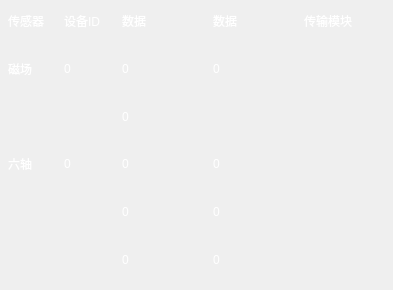
     <widget class="QWidget" name="page_4">
      <widget class="QWidget" name="layoutWidget_2">
       <property name="geometry">
        <rect>
         <x>8</x>
         <y>0</y>
         <width>376</width>
         <height>281</height>
        </rect>
       </property>
       <layout class="QGridLayout" name="gridLayout_4">
        <item row="2" column="2">
         <widget class="QLabel" name="mag_vl_y">
          <property name="styleSheet">
           <string notr="true">color: rgb(255, 255, 255);
font: 12pt &quot;Ubuntu&quot;;</string>
          </property>
          <property name="text">
           <string>0</string>
          </property>
         </widget>
        </item>
        <item row="0" column="0">
         <widget class="QLabel" name="label_57">
          <property name="maximumSize">
           <size>
            <width>50</width>
            <height>16777215</height>
           </size>
          </property>
          <property name="styleSheet">
           <string notr="true">color: rgb(255, 255, 255);
font: 12pt &quot;Ubuntu&quot;;</string>
          </property>
          <property name="text">
           <string>传感器</string>
          </property>
         </widget>
        </item>
        <item row="0" column="2">
         <widget class="QLabel" name="label_59">
          <property name="minimumSize">
           <size>
            <width>85</width>
            <height>0</height>
           </size>
          </property>
          <property name="maximumSize">
           <size>
            <width>16777215</width>
            <height>16777215</height>
           </size>
          </property>
          <property name="styleSheet">
           <string notr="true">color: rgb(255, 255, 255);
font: 12pt &quot;Ubuntu&quot;;</string>
          </property>
          <property name="text">
           <string>数据</string>
          </property>
         </widget>
        </item>
        <item row="5" column="2">
         <widget class="QLabel" name="six_vl_az">
          <property name="styleSheet">
           <string notr="true">color: rgb(255, 255, 255);
font: 12pt &quot;Ubuntu&quot;;</string>
          </property>
          <property name="text">
           <string>0</string>
          </property>
         </widget>
        </item>
        <item row="3" column="1">
         <widget class="QLabel" name="six_id">
          <property name="styleSheet">
           <string notr="true">color: rgb(255, 255, 255);
font: 12pt &quot;Ubuntu&quot;;</string>
          </property>
          <property name="text">
           <string>0</string>
          </property>
         </widget>
        </item>
        <item row="4" column="2">
         <widget class="QLabel" name="six_vl_ay">
          <property name="styleSheet">
           <string notr="true">color: rgb(255, 255, 255);
font: 12pt &quot;Ubuntu&quot;;</string>
          </property>
          <property name="text">
           <string>0</string>
          </property>
         </widget>
        </item>
        <item row="0" column="4">
         <widget class="QLabel" name="label_60">
          <property name="minimumSize">
           <size>
            <width>80</width>
            <height>0</height>
           </size>
          </property>
          <property name="maximumSize">
           <size>
            <width>16777215</width>
            <height>80</height>
           </size>
          </property>
          <property name="styleSheet">
           <string notr="true">color: rgb(255, 255, 255);
font: 12pt &quot;Ubuntu&quot;;</string>
          </property>
          <property name="text">
           <string>传输模块</string>
          </property>
         </widget>
        </item>
        <item row="3" column="4">
         <widget class="QLabel" name="six_tp">
          <property name="styleSheet">
           <string notr="true">color: rgb(255, 255, 255);
font: 12pt &quot;Ubuntu&quot;;</string>
          </property>
          <property name="text">
           <string/>
          </property>
         </widget>
        </item>
        <item row="3" column="0">
         <widget class="QLabel" name="label_69">
          <property name="styleSheet">
           <string notr="true">color: rgb(255, 255, 255);
font: 12pt &quot;Ubuntu&quot;;</string>
          </property>
          <property name="text">
           <string>六轴</string>
          </property>
         </widget>
        </item>
        <item row="1" column="2">
         <widget class="QLabel" name="mag_vl_x">
          <property name="styleSheet">
           <string notr="true">color: rgb(255, 255, 255);
font: 12pt &quot;Ubuntu&quot;;</string>
          </property>
          <property name="text">
           <string>0</string>
          </property>
         </widget>
        </item>
        <item row="0" column="1">
         <widget class="QLabel" name="label_58">
          <property name="minimumSize">
           <size>
            <width>52</width>
            <height>0</height>
           </size>
          </property>
          <property name="maximumSize">
           <size>
            <width>16777215</width>
            <height>16777215</height>
           </size>
          </property>
          <property name="styleSheet">
           <string notr="true">color: rgb(255, 255, 255);
font: 12pt &quot;Ubuntu&quot;;</string>
          </property>
          <property name="text">
           <string>设备ID</string>
          </property>
         </widget>
        </item>
        <item row="1" column="4">
         <widget class="QLabel" name="mag_tp">
          <property name="styleSheet">
           <string notr="true">color: rgb(255, 255, 255);
font: 12pt &quot;Ubuntu&quot;;</string>
          </property>
          <property name="text">
           <string/>
          </property>
         </widget>
        </item>
        <item row="1" column="1">
         <widget class="QLabel" name="mag_id">
          <property name="styleSheet">
           <string notr="true">color: rgb(255, 255, 255);
font: 12pt &quot;Ubuntu&quot;;</string>
          </property>
          <property name="text">
           <string>0</string>
          </property>
         </widget>
        </item>
        <item row="3" column="2">
         <widget class="QLabel" name="six_vl_ax">
          <property name="styleSheet">
           <string notr="true">color: rgb(255, 255, 255);
font: 12pt &quot;Ubuntu&quot;;</string>
          </property>
          <property name="text">
           <string>0</string>
          </property>
         </widget>
        </item>
        <item row="1" column="0">
         <widget class="QLabel" name="label_61">
          <property name="styleSheet">
           <string notr="true">color: rgb(255, 255, 255);
font: 12pt &quot;Ubuntu&quot;;</string>
          </property>
          <property name="text">
           <string>磁场</string>
          </property>
         </widget>
        </item>
        <item row="0" column="3">
         <widget class="QLabel" name="label_81">
          <property name="minimumSize">
           <size>
            <width>85</width>
            <height>0</height>
           </size>
          </property>
          <property name="maximumSize">
           <size>
            <width>16777215</width>
            <height>85</height>
           </size>
          </property>
          <property name="styleSheet">
           <string notr="true">color: rgb(255, 255, 255);
font: 12pt &quot;Ubuntu&quot;;</string>
          </property>
          <property name="text">
           <string>数据</string>
          </property>
         </widget>
        </item>
        <item row="1" column="3">
         <widget class="QLabel" name="mag_vl_z">
          <property name="styleSheet">
           <string notr="true">color: rgb(255, 255, 255);
font: 12pt &quot;Ubuntu&quot;;</string>
          </property>
          <property name="text">
           <string>0</string>
          </property>
         </widget>
        </item>
        <item row="3" column="3">
         <widget class="QLabel" name="six_vl_gx">
          <property name="styleSheet">
           <string notr="true">color: rgb(255, 255, 255);
font: 12pt &quot;Ubuntu&quot;;</string>
          </property>
          <property name="text">
           <string>0</string>
          </property>
         </widget>
        </item>
        <item row="4" column="3">
         <widget class="QLabel" name="six_vl_gy">
          <property name="styleSheet">
           <string notr="true">color: rgb(255, 255, 255);
font: 12pt &quot;Ubuntu&quot;;</string>
          </property>
          <property name="text">
           <string>0</string>
          </property>
         </widget>
        </item>
        <item row="5" column="3">
         <widget class="QLabel" name="six_vl_gz">
          <property name="styleSheet">
           <string notr="true">color: rgb(255, 255, 255);
font: 12pt &quot;Ubuntu&quot;;</string>
          </property>
          <property name="text">
           <string>0</string>
          </property>
         </widget>
        </item>
       </layout>
      </widget>
     </widget>
